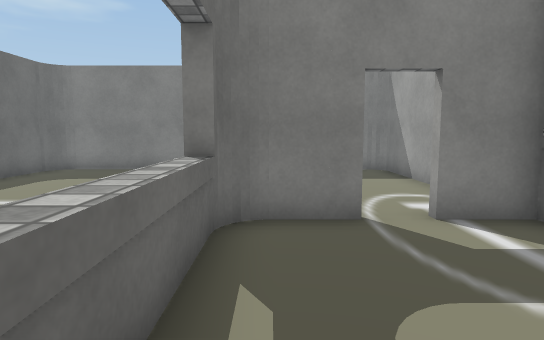
View 1 (above)

12 first-person views from a walk through a Unity game level. The camera is 1.3 m above the floor, tilts 6° down and sees 75° across. Doors are open. The floor is counted in squares, 1 m on a side. Each view is taken from the middle of a square. On the plan, view 1 faces up. The plan holds only what a view shows up to about 15 squares ahead; the rest is blank. The place goes on beyond the plan. Some surface patterns are stand-ins.

View 2
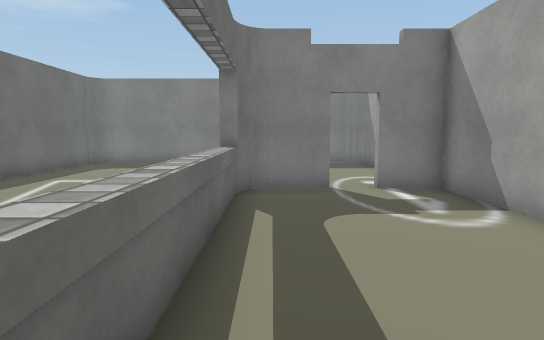

View 3
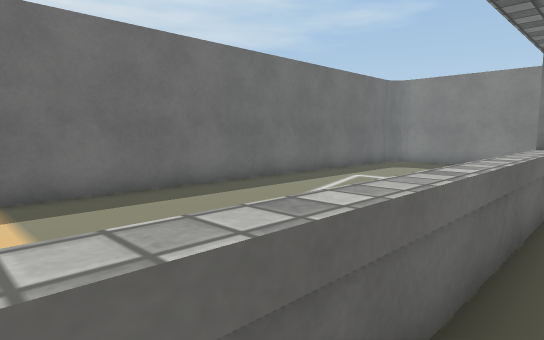

View 4
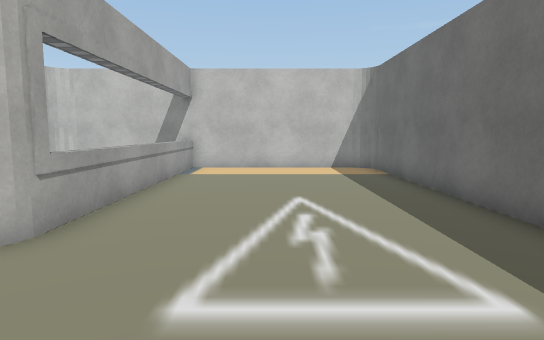

View 5
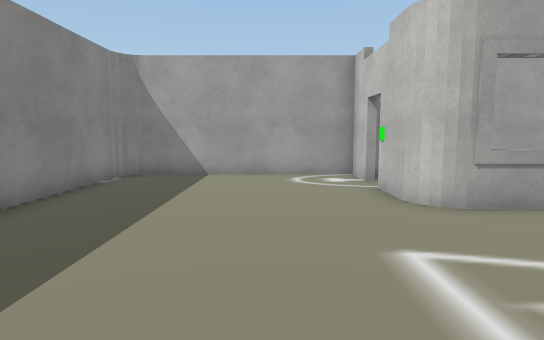

View 6
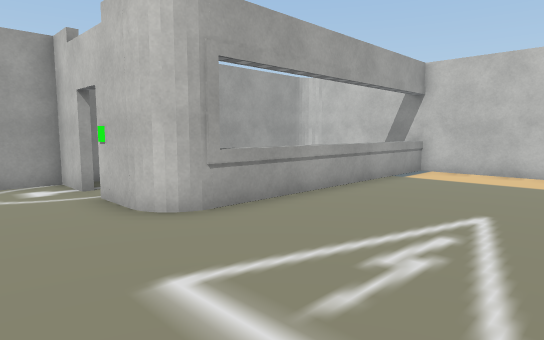

View 7
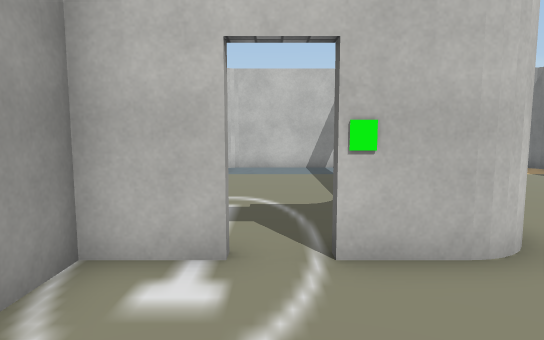

View 8
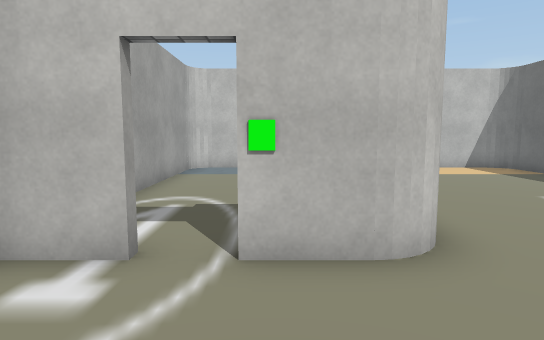

View 9
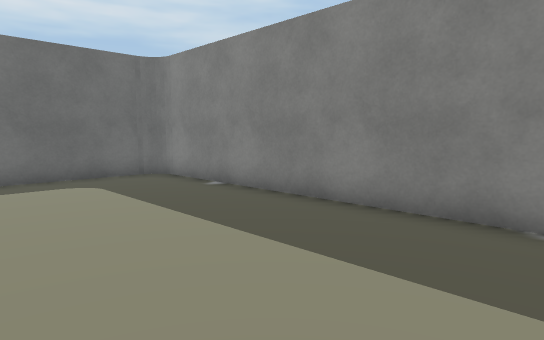

View 10
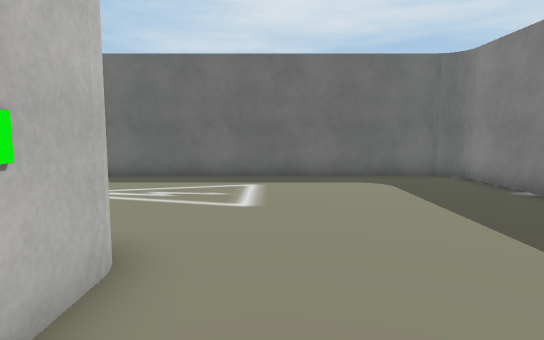

View 11
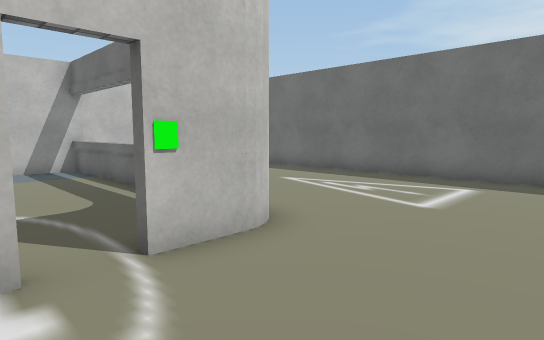

View 12
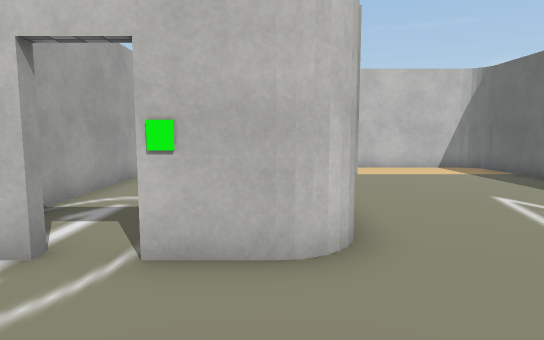

### Floor plan
Points are (right, up) in squares from view 1. A wall is a line through its corners. A room is listed if a view was taken in it or the views show most of it. See-through windows are left out.
Room 1 (views 1, 2, 3)
walls: (-0.7, 4.6) (-0.7, -4.2); (1.3, 5.2) (-0.1, 5.2); (4, -3.5) (4, 5.2) (2.4, 5.2); (-1, -4.2) (3.2, -4.2)
ways out: open door at (1.5, 5) to room 2
Room 2 (views 4, 5, 6, 7, 8, 9, 10, 11, 12)
walls: (-0.1, 5.5) (1.3, 5.5); (2.4, 5.5) (4, 5.5) (4, 11.9); (-7.7, 11.9) (-7.7, -3.5); (3.2, 12.6) (-7, 12.6); (-1, -4.3) (-1, 4.6); (-7, -4.2) (-1, -4.2)
ways out: open door at (1.5, 5) to room 1

Positions as (right, up) in squares from view 1, and headings:
1: (0, 0), facing up
2: (0, -3), facing up
3: (0, -3), facing up-left
4: (-4, 9), facing down
5: (-7, 8), facing right
6: (-6, 8), facing down-right
7: (2, 9), facing down
8: (1, 9), facing down
9: (3, 7), facing up-left
10: (3, 7), facing left
11: (3, 9), facing down-left
12: (0, 9), facing down
